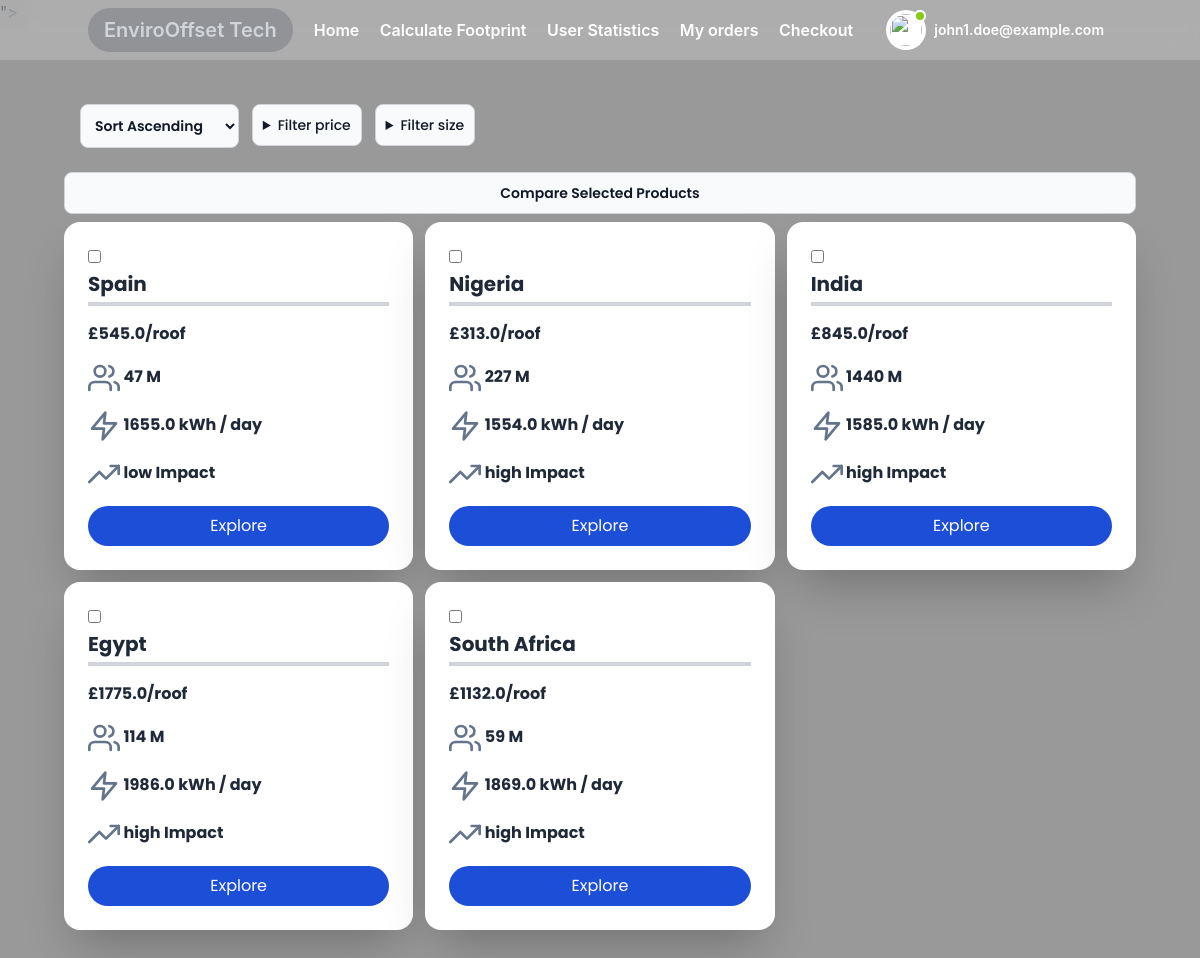
The page /filter_capacity (signed in) on the database its author committed.
### main.py (models this page shows, shortened)
class User(db.Model):
    id=db.Column(db.Integer, primary_key=True)
    fname=db.Column(db.String(255), nullable=False)
    lname=db.Column(db.String(255), nullable=False)
    email=db.Column(db.String(255), nullable=False)
    password=db.Column(db.String(255), nullable=False)
    country=db.Column(db.String(255), nullable=False)
    total_contribution = db.Column(db.Float, default=None)
    total_carbon_offset = db.Column(db.Float, default=None)
    carbon_footprint = db.Column(db.Float, default=None)
    offset_under_neutral = db.Column(db.Float, default=None)

class Product(db.Model):
    id = db.Column(db.Integer, primary_key=True)
    name = db.Column(db.String(255), nullable=False)
    description = db.Column(db.Text, nullable=True)
    price = db.Column(db.Float, nullable=False)
    country = db.Column(db.String(255), nullable=False)
    population = db.Column(db.Integer, nullable=False)
    impact = db.Column(db.String(20), nullable=False)  # 'high', 'neutral', 'low'
    energy_production = db.Column(db.Float, default=None)  # in kWh/day
    time_to_recover_expense = db.Column(db.Integer, default=None)  # in days
    carbon_offset_per_year = db.Column(db.Float, default=None)  # in tons
    electricity_grid_network_km = db.Column(db.Float, default=None)  # in km

### main.py (the view)
@app.route("/filter_capacity")
def filter_capacity():
    if not session.get('user_id'):
        return redirect('/')
    userId = session.get('user_id')
    user=User().query.filter_by(id=userId).first()
    min_price = int(request.args.get('min_cap', 0))
    max_price = int(request.args.get('max_cap', 99999999))
    sort_by = request.args.get('sort_by', 'asc')
    products = Product.query.filter(Product.energy_production.between(min_price, max_price)).all()
    return render_template('user/home.html', products=products,user=user, sort_by=sort_by)

### templates/user/home.html (shortened to what this page needs)
<!DOCTYPE html>
<html lang="en">
<head>
    <link href="https://fonts.bunny.net/css?family=figtree:400,500,600&display=swap" rel="stylesheet" />
    <link href='https://unpkg.com/boxicons@2.1.4/css/boxicons.min.css' rel='stylesheet'>
    <link href="https://cdn.jsdelivr.net/npm/remixicon@3.5.0/fonts/remixicon.css" rel="stylesheet">
    <script src="https://cdn.tailwindcss.com"></script>
    <link rel="stylesheet" href="{{ url_for('static', filename='styles/layout.css') }}">
</head>
<body class="text-gray-800 font-inter bg-cover bg-fixed bg-center" style="background-image: linear-gradient(rgba(0, 0, 0, 0.4), rgba(0, 0, 0, 0.4)), url('{{ url_for('static', filename='images/SolarPanels.jpg') }}')">">
    {% include 'user/navbar.html' %}
    <div class="blur-bg"></div>
    <main class="p-6 md:mt-8 md:mx-8 content">
        {% include 'user/console.html' %}
    </main>
</body>
</html>

### templates/user/navbar.html (shortened to what this page needs)
<header class="bg-white bg-opacity-20 backdrop-blur-md absolute top-0 left-0 right-0 z-50" id="Home">
    <div class="container mx-auto flex items-center justify-between py-2">
        <div>
            <div
                class="font-semibold text-xl text-gray-300 bg-gray-800 bg-opacity-20 rounded-full px-4 py-2 hover:text-white hover:bg-black px-4">
                EnviroOffset Tech</div>
        </div>
        <div class="space-x-4">
            <a href="/user/home"
                class="font-semibold text-white hover:text-yellow-300 hover:border-b-2 border-yellow-300">Home</a>
            <a href="/user/upload_foot"
                class="font-semibold text-white hover:text-yellow-300 hover:border-b-2 border-yellow-300">Calculate Footprint</a>
            <a href="/user/statistics"
                class="font-semibold text-white hover:text-yellow-300 hover:border-b-2 border-yellow-300">User Statistics</a>
            <a href="/user/orders"
                class="font-semibold text-white hover:text-yellow-300 hover:border-b-2 border-yellow-300">My orders</a>
            <a href="/user/cart"
                class="font-semibold text-white hover:text-yellow-300 hover:border-b-2 border-yellow-300">Checkout</a>
        </div>
        <div class="dropdown ml-3">
            <button type="button" class="dropdown-toggle flex items-center">
                <div class="flex-shrink-0 w-10 h-10 relative">
                    <div class="p-1 bg-white rounded-full focus:outline-none focus:ring">
                        <img class="w-8 h-8 rounded-full" src="https://laravelui.spruko.com/tailwind/ynex/build/assets/images/faces/9.jpg" alt=""/>
                        <div class="top-0 left-7 absolute w-3 h-3 bg-lime-500 border-2 border-white rounded-full"></div>
                    </div>
                </div>
                <div class="p-2 md:block text-left">
                    {% if user %}
                    <h2 class="text-sm font-semibold text-white">{{user.email}}</h2>
                    {% else %}
                    <h2 class="text-sm font-semibold text-white">User</h2>
                    {% endif %}
                </div>
            </button>
        </div>
    </div>
</header>

### templates/user/console.html (shortened to what this page needs)
<div style="font-family: 'Poppins';" class="flex-auto">
  <div class="rounded">
    <div class="w-full p-2">
      <div class="w-1/2 p-4 flex">
        <form action="{{ url_for('user_home') }}" method="GET">
          <div class="mb-2">
            <select onchange="window.location.href=this.value" id="sort_by"
              class="font-semibold bg-gray-50 border border-gray-300 text-gray-900 text-sm rounded-lg focus:ring-blue-500 focus:border-blue-500 block w-full p-2.5 dark:bg-gray-700 dark:border-gray-600 dark:placeholder-gray-400 dark:text-white dark:focus:ring-blue-500 dark:focus:border-blue-500">
              <option class="font-semibold" value="{{ url_for('user_home', sort_by='asc') }}" {% if sort_by=='asc'
                %}selected{% endif %}>Sort Ascending</option>
            </select>
          </div>
        </form>
        <div class="flex gap-4">
          <div class="relative">
            <details
              class="group [&_summary::-webkit-details-marker]:hidden font-semibold bg-gray-50 border border-gray-300 text-gray-900 text-sm rounded-lg focus:ring-blue-500 focus:border-blue-500 block w-full p-2.5 dark:bg-gray-700 dark:border-gray-600 dark:placeholder-gray-400 dark:text-white dark:focus:ring-blue-500 dark:focus:border-blue-500">
              <summary class="">
                <span class="text-sm font-medium"> Filter price </span>
              </summary>
            </details>
          </div>
        </div>
        <div class="flex gap-4">
          <div class="relative">
            <details
              class="group [&_summary::-webkit-details-marker]:hidden font-semibold bg-gray-50 border border-gray-300 text-gray-900 text-sm rounded-lg focus:ring-blue-500 focus:border-blue-500 block w-full p-2.5 dark:bg-gray-700 dark:border-gray-600 dark:placeholder-gray-400 dark:text-white dark:focus:ring-blue-500 dark:focus:border-blue-500">
              <summary class="">
                <span class="text-sm font-medium"> Filter size </span>
              </summary>
            </details>
          </div>
        </div>
      </div>
      <form action="/user/compare" method="post" id="productForm">
        <button
          class="group [&_summary::-webkit-details-marker]:hidden font-semibold bg-gray-50 border border-gray-300 text-gray-900 text-sm rounded-lg focus:ring-blue-500 focus:border-blue-500 block w-full p-2.5 mb-2 dark:bg-gray-700 dark:border-gray-600 dark:placeholder-gray-400 dark:text-white dark:focus:ring-blue-500 dark:focus:border-blue-500"
          type="submit">Compare Selected Products</button>
        <div class="grid grid-cols-1 md:grid-cols-3 lg:grid-cols-3 xl:grid-cols-3 gap-3">
          {% for product in products %}
          <div class="bg-white p-6 rounded-2xl shadow-2xl items-center">
            <input class="mr-3" type="checkbox" name="productCheckbox" value="{{product.id}}">
            <h3 class="text-xl font-bold mb-2 border-b-4 border-gray-300 pb-1">{{ product.country }}</h3>
            <p class="mt-4 font-bold">£{{product.price}}/roof</p>
            <p class="mt-4 font-bold">
              {{product.population}} M
            </p>
            <p class="mt-4 font-bold ">
              <svg class="h-8 w-8 text-slate-500 inline " viewBox="0 0 24 24" fill="none" stroke="currentColor"
                stroke-width="2" stroke-linecap="round" stroke-linejoin="round">
                <polygon points="13 2 3 14 12 14 11 22 21 10 12 10 13 2" />
              </svg>
              <path d="M17 21v-2a4 4 0 0 0-4-4H5a4 4 0 0 0-4 4v2" />
              <circle cx="9" cy="7" r="4" />
              <path d="M23 21v-2a4 4 0 0 0-3-3.87" />
              <path d="M16 3.13a4 4 0 0 1 0 7.75" />
              {{product.energy_production}} kWh / day
            </p>
            <p class="mt-4 font-bold">
              <svg class="h-8 w-8 text-slate-500 inline" viewBox="0 0 24 24" fill="none" stroke="currentColor"
                stroke-width="2" stroke-linecap="round" stroke-linejoin="round">
                <polyline points="23 6 13.5 15.5 8.5 10.5 1 18" />
                <polyline points="17 6 23 6 23 12" />
              </svg>
              {{product.impact}} Impact
            </p>
            <a href="/user/product/{{product.id}}"
              class="block mt-4 bg-blue-700 text-white px-4 py-2 rounded-full text-center hover:bg-green-600 transition">Explore</a>
          </div>
          {% endfor %}
        </div>
    </div>
  </div>
</div>

### static/styles/layout.css (style rules this page uses)
html { line-height: 1.5; -webkit-text-size-adjust: 100%; -moz-tab-size: 4; -o-tab-size: 4; tab-size: 4; font-family: ui-sans-serif, system-ui, -apple-system, BlinkMacSystemFont, "Segoe UI", Roboto, "Helvetica Neue", Arial, "Noto Sans", sans-serif, "Apple Color Emoji", "Segoe UI Emoji", "Segoe UI Symbol", "Noto Color Emoji"; font-feature-settings: normal; font-variation-settings: normal; }
body { margin: 0; line-height: inherit; }
h1, h2, h3, h4, h5, h6 { font-size: inherit; font-weight: inherit; }
a { color: inherit; text-decoration: inherit; }
button, input, optgroup, select, textarea { font-family: inherit; font-feature-settings: inherit; font-variation-settings: inherit; font-size: 100%; font-weight: inherit; line-height: inherit; color: inherit; margin: 0; padding: 0; }
button, select { text-transform: none; }
button, [type='button'], [type='reset'], [type='submit'] { -webkit-appearance: button; background-color: transparent; background-image: none; }
summary { display: list-item; }
blockquote, dl, dd, h1, h2, h3, h4, h5, h6, hr, figure, p, pre { margin: 0; }
input::placeholder, textarea::placeholder { opacity: 1; color: #9ca3af; }
button, [role="button"] { cursor: pointer; }
img, svg, video, canvas, audio, iframe, embed, object { display: block; vertical-align: middle; }
img, video { max-width: 100%; height: auto; }
.absolute { position: absolute; }
.relative { position: relative; }
.left-0 { left: 0px; }
.top-0 { top: 0px; }
.z-50 { z-index: 50; }
.mb-2 { margin-bottom: 0.5rem; }
.ml-3 { margin-left: 0.75rem; }
.mr-3 { margin-right: 0.75rem; }
.mt-4 { margin-top: 1rem; }
.block { display: block; }
.flex { display: flex; }
.grid { display: grid; }
.h-8 { height: 2rem; }
.w-8 { width: 2rem; }
.w-full { width: 100%; }
.grid-cols-1 { grid-template-columns: repeat(1, minmax(0, 1fr)); }
.items-center { align-items: center; }
.justify-between { justify-content: space-between; }
.gap-4 { gap: 1rem; }
.rounded { border-radius: 0.25rem; }
.rounded-full { border-radius: 9999px; }
.border { border-width: 1px; }
.bg-gray-50 { --tw-bg-opacity: 1; background-color: rgb(249 250 251 / var(--tw-bg-opacity)); }
.bg-white { --tw-bg-opacity: 1; background-color: rgb(255 255 255 / var(--tw-bg-opacity)); }
.p-1 { padding: 0.25rem; }
.p-4 { padding: 1rem; }
.p-6 { padding: 1.5rem; }
.px-4 { padding-left: 1rem; padding-right: 1rem; }
.py-2 { padding-top: 0.5rem; padding-bottom: 0.5rem; }
.pb-1 { padding-bottom: 0.25rem; }
.text-left { text-align: left; }
.font-inter { font-family: 'Inter', sans-serif; }
.text-sm { font-size: 0.875rem; line-height: 1.25rem; }
.text-xl { font-size: 1.25rem; line-height: 1.75rem; }
.font-bold { font-weight: 700; }
.font-medium { font-weight: 500; }
.font-semibold { font-weight: 600; }
.text-gray-300 { --tw-text-opacity: 1; color: rgb(209 213 219 / var(--tw-text-opacity)); }
.text-gray-800 { --tw-text-opacity: 1; color: rgb(31 41 55 / var(--tw-text-opacity)); }
.text-white { --tw-text-opacity: 1; color: rgb(255 255 255 / var(--tw-text-opacity)); }
@media (min-width: 1024px) { .lg\:grid-cols-3 { grid-template-columns: repeat(3, minmax(0, 1fr)); } }

### templates/user/home.html (style rules this page uses)
.blur-bg { position: fixed; top: 0; left: 0; width: 100%; height: 100%; background-size: cover; backdrop-filter: blur(2px); z-index: -1; }
.content { position: relative; z-index: 1; }

### rows shown on the page
User: email "john1.doe@example.com"
Product: country "Spain", price "545.0", population "47", energy_production "1655.0", impact "low"
Product: country "Nigeria", price "313.0", population "227", energy_production "1554.0", impact "high"
Product: country "India", price "845.0", population "1440", energy_production "1585.0", impact "high"
Product: country "Egypt", price "1775.0", population "114", energy_production "1986.0", impact "high"
Product: country "South Africa", price "1132.0", population "59", energy_production "1869.0", impact "high"
